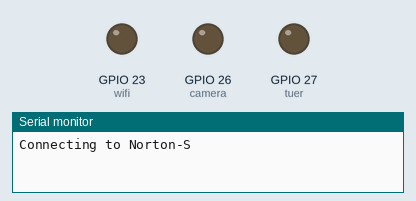
Recording of a sketch running on a simulated ESP32. Shown: output pins drawn as LEDs (lit = HIGH), the last lines printed to the serial monitor. WiFi joins after 1.5 s; servers stay silent unless stated; uploads are accepted with an empty reply.

Above: at 0.2 s.
At 2.7 s:
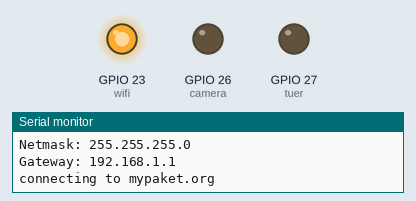
Timing chart, 0 to 4.2 s (numbered marks = the images above):
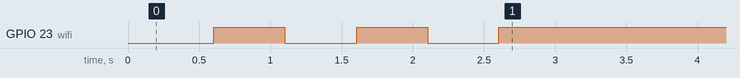

The sketch:

microcontroler.ino
```cpp
#include <WiFi.h>
//#include <ArduinoJson.h>
#include <ArduinoJson.h>

const char* ssid = "Norton-S";
const char* password = "Elektronik4815162342";
const char* host =  "mypaket.org";  //webhost url
const char* host2 = "maker.ifttt.com";
const char* apiKey = "dvBTBLLjFN5pgu_-QFI6pf";
const String notifString = "🚍";


//pin output
const int tuer = 27;
const int camera = 26;
const int wifi = 23;
int count = 0;
String url;

void setup() {
  Serial.begin(115200);
  delay(100);
  pinMode(tuer, OUTPUT);
  pinMode(camera, OUTPUT);
  pinMode(wifi, OUTPUT);
  digitalWrite(tuer, 0);
  digitalWrite(camera, 0);
  digitalWrite(wifi, 0);
  Serial.println();
  Serial.println();
  Serial.print("Connecting to ");
  Serial.println(ssid);

  WiFi.begin(ssid, password);
  while (WiFi.status() != WL_CONNECTED) {
    delay(500);
    Serial.print(".");
    digitalWrite(wifi, 1);
    delay(500);
    digitalWrite(wifi, 0);
    delay(500);
  }

  Serial.println("");
  Serial.println("WiFi connected");
  Serial.println("IP address: ");
  Serial.println(WiFi.localIP());
  Serial.print("Netmask: ");
  Serial.println(WiFi.subnetMask());
  Serial.print("Gateway: ");
  Serial.println(WiFi.gatewayIP());
  digitalWrite(wifi, 1);
  delay(500);
  digitalWrite(wifi, 0);
  delay(500);
}

 void loop() {

  digitalWrite(wifi, 1);
  Serial.print("connecting to ");
  Serial.println(host);

  WiFiClient client;
  const int httpPort = 80;
  if (!client.connect(host, 80)) {
    Serial.println("connection failed");
    return;
  }

  url = "/API/read_all.php?username=Leonel";//"/API/read_all.php?username=Leonel";
  Serial.println("Get user data");
  Serial.print("Requesting URL: ");
  Serial.println(url);
  client.print(String("GET ") + url + " HTTP/1.1\r\n" +
               "Host: " + host + "\r\n" +
               "User-Agent: NodeMCU\r\n"+
               "Connection: close\r\n\r\n");
  delay(500);
  String section="header";
  while(client.available()){
    String line = client.readStringUntil('\r');
    //Serial.print(line);
    // we’ll parse the HTML body here
    if (section=="header") { // headers..

      if (line=="\n") { // skips the empty space at the beginning
        section="json";
      }
    }
    else if (section=="json") {  // print the good stuff
      section="ignore";
      String result = line.substring(1);


      DynamicJsonDocument doc(512);
      String line1 = client.readString(); //PAYLOAD
      deserializeJson(doc, line1);
      JsonObject obj = doc.as<JsonObject>();
      int state_tuer = obj[String("state_tuer")];
      int state_camera = obj[String("state_camera")];
      int notif = obj[String("notification")];

      //Send email
      if(notif == 1 && count != 3){
        Serial.print("connecting to ");
        Serial.println(host2);
        WiFiClient client2;
        if (!client2.connect(host2, httpPort)) {
          Serial.println("connection to email service failed");
          return;
        }
        digitalWrite(wifi, 1);
        delay(300);
        count += 1;
        String url2 = "/trigger/notification/with/key/";
        url2 += apiKey;

        Serial.print("Requesting URL: ");
        Serial.println(url2);
        client2.print(String("POST ") + url2 + " HTTP/1.1\r\n" +
                      "Host: " + host2 + "\r\n" +
                      "Content-Type: application/x-www-form-urlencoded\r\n" +
                      "Content-Length: 13\r\n\r\n" +
                      "value1=" + notifString + "\r\n");

        digitalWrite(wifi, 0);
        delay(300);
        if(count == 3){
          Serial.println("we have sent 3 notifications");
          return;
        }
      }
      if(notif == 0){
        count = 0;
      }
      Serial.print("state_tuer: ");
      Serial.println(state_tuer);
      Serial.print("state_camera: ");
      Serial.println(state_camera);


      digitalWrite(tuer, state_tuer);
      delay(200);
      Serial.println("tuer state is changing!");
      digitalWrite(camera, state_camera);
      delay(200);
      Serial.println("camera state is changing!");


    }
  }
  Serial.println();
  Serial.println("closing connection");
  delay(3000);
}
```

Measured:
- by itself, GPIO 23 (wifi): alternates HIGH for 0.50 s and LOW for 0.50 s, 4 changes in all, then stays HIGH
